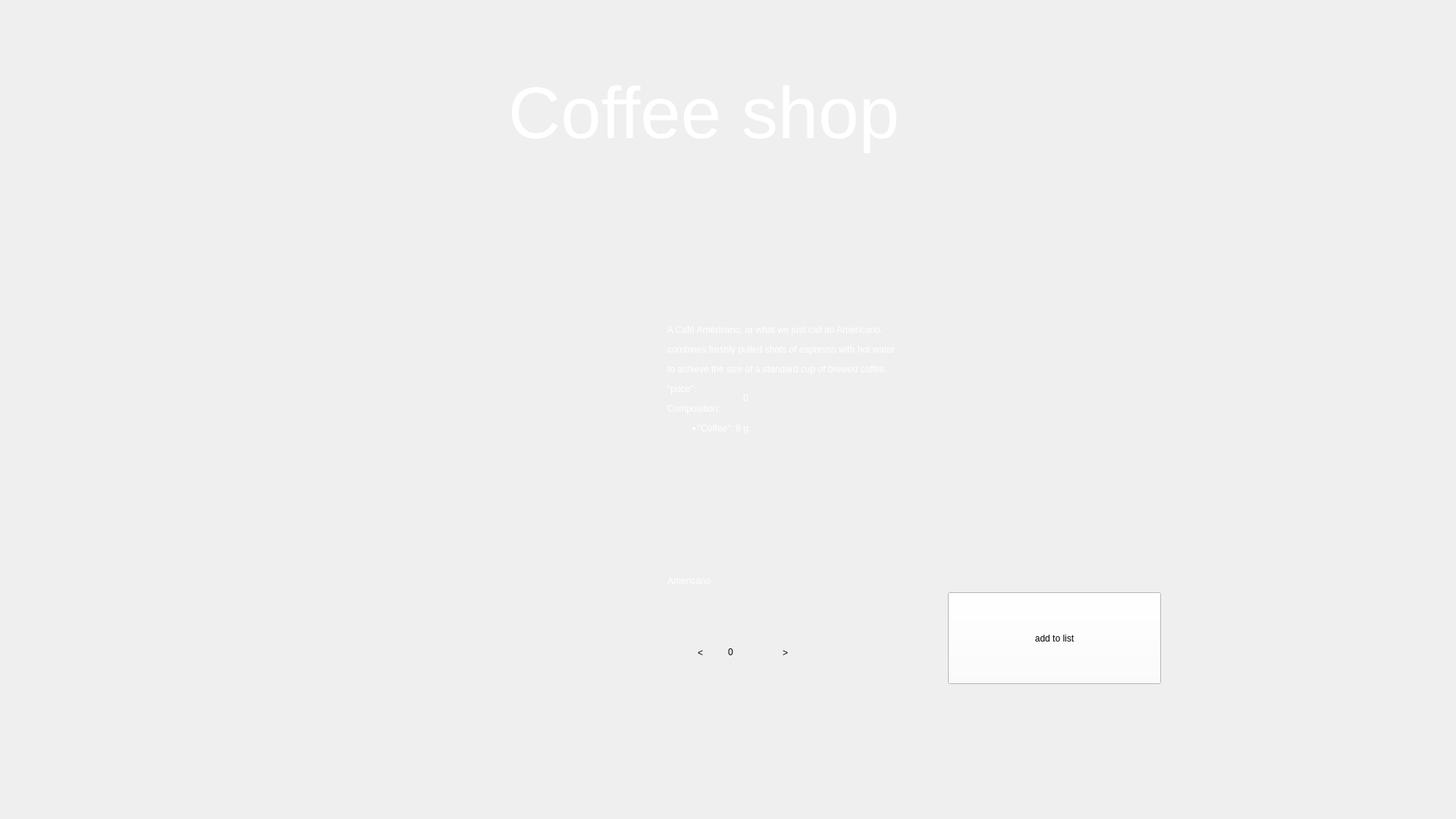
<?xml version="1.0" encoding="UTF-8"?>
<ui version="4.0">
 <class>AmericanoForm</class>
 <widget class="QWidget" name="AmericanoForm">
  <property name="geometry">
   <rect>
    <x>0</x>
    <y>0</y>
    <width>1920</width>
    <height>1080</height>
   </rect>
  </property>
  <property name="windowTitle">
   <string>Form</string>
  </property>
  <property name="styleSheet">
   <string notr="true"/>
  </property>
  <widget class="QLabel" name="Back">
   <property name="geometry">
    <rect>
     <x>0</x>
     <y>0</y>
     <width>1920</width>
     <height>1080</height>
    </rect>
   </property>
   <property name="styleSheet">
    <string notr="true">background-image: url(':/res/img/backgr.png');

background-repeat: no-repeat;
</string>
   </property>
   <property name="text">
    <string/>
   </property>
  </widget>
  <widget class="QLabel" name="label_2">
   <property name="geometry">
    <rect>
     <x>670</x>
     <y>80</y>
     <width>581</width>
     <height>141</height>
    </rect>
   </property>
   <property name="styleSheet">
    <string notr="true">position: absolute;
font: 700 26pt &quot;Segoe Script&quot;;
width: 328px;
height: 88px;
left: 796px;
top: 79px;
font-style: normal;
font-weight: 400;
font-size: 64px;
line-height: 88px;
color: #FFFFFF;
 border: none; 
outline: none;
background-position: center;
 background-repeat: no-repeat; 
background-color: transparent;</string>
   </property>
   <property name="text">
    <string>&lt;html&gt;&lt;head/&gt;&lt;body&gt;&lt;p&gt;&lt;span style=&quot; font-size:72pt;&quot;&gt;Coffee shop&lt;/span&gt;&lt;/p&gt;&lt;/body&gt;&lt;/html&gt;</string>
   </property>
  </widget>
  <widget class="QPushButton" name="Zerno">
   <property name="geometry">
    <rect>
     <x>89</x>
     <y>79</y>
     <width>130</width>
     <height>130</height>
    </rect>
   </property>
   <property name="styleSheet">
    <string notr="true">background-image: url(':/res/img/24.png');
background-position: center;
 background-repeat: no-repeat; 
background-color: transparent;
 border: none; 
outline: none;</string>
   </property>
   <property name="text">
    <string/>
   </property>
  </widget>
  <widget class="QLabel" name="label">
   <property name="geometry">
    <rect>
     <x>230</x>
     <y>310</y>
     <width>500</width>
     <height>591</height>
    </rect>
   </property>
   <property name="styleSheet">
    <string notr="true">background-image: url(':/res/img/Americano2.png');
background-position: center;
 background-repeat: no-repeat; </string>
   </property>
   <property name="text">
    <string/>
   </property>
  </widget>
  <widget class="QLabel" name="label_3">
   <property name="geometry">
    <rect>
     <x>880</x>
     <y>310</y>
     <width>721</width>
     <height>381</height>
    </rect>
   </property>
   <property name="styleSheet">
    <string notr="true">font: 700 18pt &quot;Segoe Script&quot;;
color: #FFFFFF;
</string>
   </property>
   <property name="text">
    <string>&lt;html&gt;&lt;head/&gt;&lt;body&gt;&lt;p&gt;A Café Americano, or what we just call an Americano,&lt;/p&gt;&lt;p&gt;combines freshly pulled shots of espresso with hot water &lt;/p&gt;&lt;p&gt;to achieve the size of a standard cup of brewed coffee.&lt;/p&gt;&lt;p&gt;&amp;quot;price&amp;quot;: &lt;/p&gt;&lt;p&gt;Composition:&lt;/p&gt;&lt;ul style=&quot;margin-top: 0px; margin-bottom: 0px; margin-left: 0px; margin-right: 0px; -qt-list-indent: 1;&quot;&gt;&lt;li style=&quot; margin-top:12px; margin-bottom:0px; margin-left:0px; margin-right:0px; -qt-block-indent:0; text-indent:0px;&quot;&gt;&amp;quot;Coffee&amp;quot;: 8 g.&lt;/li&gt;&lt;/ul&gt;&lt;/body&gt;&lt;/html&gt;</string>
   </property>
  </widget>
  <widget class="QPushButton" name="Buttmin">
   <property name="geometry">
    <rect>
     <x>884</x>
     <y>820</y>
     <width>79</width>
     <height>81</height>
    </rect>
   </property>
   <property name="styleSheet">
    <string notr="true">font: 700 18pt &quot;Segoe Script&quot;;
background-image: url(:/res/img/whites.png);

 border: none; 
outline: none;</string>
   </property>
   <property name="text">
    <string>&lt;</string>
   </property>
  </widget>
  <widget class="QPushButton" name="Buttpl">
   <property name="geometry">
    <rect>
     <x>995</x>
     <y>820</y>
     <width>81</width>
     <height>81</height>
    </rect>
   </property>
   <property name="styleSheet">
    <string notr="true">font: 700 18pt &quot;Segoe Script&quot;;
background-image: url(:/res/img/whites.png);

 border: none; 
outline: none;</string>
   </property>
   <property name="text">
    <string>&gt;</string>
   </property>
  </widget>
  <widget class="QLabel" name="numberqwert">
   <property name="geometry">
    <rect>
     <x>960</x>
     <y>820</y>
     <width>91</width>
     <height>81</height>
    </rect>
   </property>
   <property name="statusTip">
    <string/>
   </property>
   <property name="whatsThis">
    <string/>
   </property>
   <property name="layoutDirection">
    <enum>Qt::LeftToRight</enum>
   </property>
   <property name="styleSheet">
    <string notr="true">font: 700 18pt &quot;Segoe Script&quot;;
 border: none; 
outline: none;
background-image: url(:/res/img/whites.png);
text-align: center;</string>
   </property>
   <property name="lineWidth">
    <number>1</number>
   </property>
   <property name="text">
    <string>&lt;html&gt;&lt;head/&gt;&lt;body&gt;&lt;p&gt;0&lt;/p&gt;&lt;/body&gt;&lt;/html&gt;</string>
   </property>
  </widget>
  <widget class="QPushButton" name="pushButton">
   <property name="geometry">
    <rect>
     <x>1250</x>
     <y>781</y>
     <width>281</width>
     <height>121</height>
    </rect>
   </property>
   <property name="styleSheet">
    <string notr="true">font: 700 25pt &quot;Segoe Script&quot;;
background-color: rgb(255, 255, 255);
background-color: rgb(255, 255, 255);</string>
   </property>
   <property name="text">
    <string>add to list</string>
   </property>
  </widget>
  <widget class="QLabel" name="L1">
   <property name="geometry">
    <rect>
     <x>980</x>
     <y>515</y>
     <width>49</width>
     <height>20</height>
    </rect>
   </property>
   <property name="styleSheet">
    <string notr="true">font: 700 18pt &quot;Segoe Script&quot;;
color: #FFFFFF;</string>
   </property>
   <property name="text">
    <string>0</string>
   </property>
  </widget>
  <widget class="QLabel" name="Lab1">
   <property name="geometry">
    <rect>
     <x>880</x>
     <y>730</y>
     <width>251</width>
     <height>71</height>
    </rect>
   </property>
   <property name="styleSheet">
    <string notr="true">font: 700 27pt &quot;Segoe Script&quot;;
color: #FFFFFF;</string>
   </property>
   <property name="text">
    <string>Americano</string>
   </property>
  </widget>
  <zorder>Back</zorder>
  <zorder>Buttmin</zorder>
  <zorder>numberqwert</zorder>
  <zorder>label_2</zorder>
  <zorder>Zerno</zorder>
  <zorder>label</zorder>
  <zorder>label_3</zorder>
  <zorder>Buttpl</zorder>
  <zorder>pushButton</zorder>
  <zorder>L1</zorder>
  <zorder>Lab1</zorder>
 </widget>
 <resources/>
 <connections/>
</ui>
